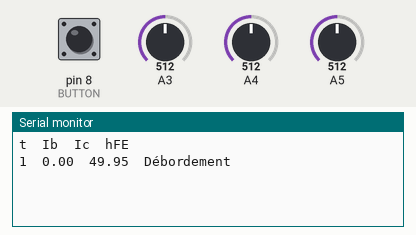
Simulated run of this sketch. Board: Arduino Uno, built with avr-gcc and run on an emulated ATmega328P. Parts: the last lines printed to the serial monitor. Inputs (shaded band) come from the test bench; at power-on: pin 8 (BUTTON) HIGH, A3 = 512, A4 = 512, A5 = 512.

Above: at 1.2 s.
1.3 s: pin 8 (BUTTON) pulled LOW for 0.15 s
At 2.5 s:
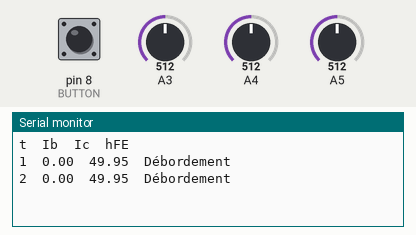
2.9 s: pin 8 (BUTTON) pulled LOW for 1 s
At 3.9 s:
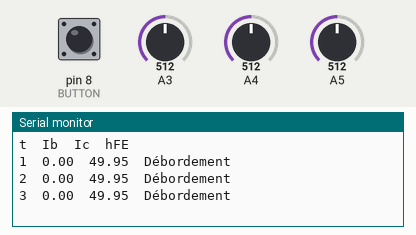

The sketch:

AnalyseurDeTransistorHyperterminal.ino
```cpp
//*****************************************************************************
//Dans ce projet, nous allons fabriquer un analyseur de transistor, les mesures
// sont affichées à l'écran de l'ordinateur , en nous servant de l'HyperTerminal.
// Nous mesurons les Vc, Vb et Vin (varieà l'aide d'un potentiométre).
//Nous montons un transistor NPN
// le gain =
// l'intensité de son courant de collecteur Max Ic =
// La chute de tension dans la jonction collecteur-emetteur du transistor Vce =
// le calcul resistance du collecteur :
// Rc = U/I = (Valim - Vce) / Ic
//
// Le courant de saturation des la base Isbase=
// calcul de la valeur de la resistance de limitation de courant de la base:
// Rb = U/I = Valim/Isbase
//*****************************************************************************

// variables le mesures
float Vb, Vc, Vin, Ib, Ic, hFE;
float Rb = 1000, Rc = 50;
int Vcc = 5;
int t = 0;
int BUTTON = 8;

void setup() {
 //Configuration
 Serial.begin(9600);
 pinMode(BUTTON, INPUT);
 //En-tête
 Serial.print("t");
 Serial.print("\t");
 Serial.print("Ib");
 Serial.print("\t");
 Serial.print("Ic");
 Serial.print("\t");
 Serial.println("hFE");

}

void loop() {
  //Collectr les données
  Vb = analogRead(A3);
  Vc = analogRead(A4);
  Vin = analogRead(A5);

  //Calcul des tensions
  Vb = Vb * Vcc / 1023;
  Vin = Vin * Vcc / 1023;
  Vc = Vc * Vcc / 1023;

  // Intensité du courant de la base (ibase) en mA (donc x 1000)
  Ib = ((Vin - Vb) / Rb) * 1000;

  // Intensité du courant du collecteur (icol) en mA (donc x 1000)
  Ic = ((Vcc - Vc) / Rc) * 1000;

  // hFE (gain ce facteur est une valeur sans dimansion
  hFE = Ic / Ib;

  // Affichage des resultats
  t++;
  Serial.print(t);
  Serial.print("\t");
  Serial.print(Ib);
  Serial.print("\t");
  Serial.print(Ic);
  Serial.print("\t");
  if (Ib > 0){
    Serial.println(hFE);
      }
    else {
      Serial.println("Débordement");
    }

  // Attendre l'utilisateur
  while (digitalRead(BUTTON) == LOW);
  while (digitalRead(BUTTON) == HIGH);
  delay(2);

}
```

Measured:
- after the input at 1.3 s, the serial monitor: prints a new line at once (image 1)
- after the input at 2.9 s, the serial monitor: prints a new line at once (image 2)
